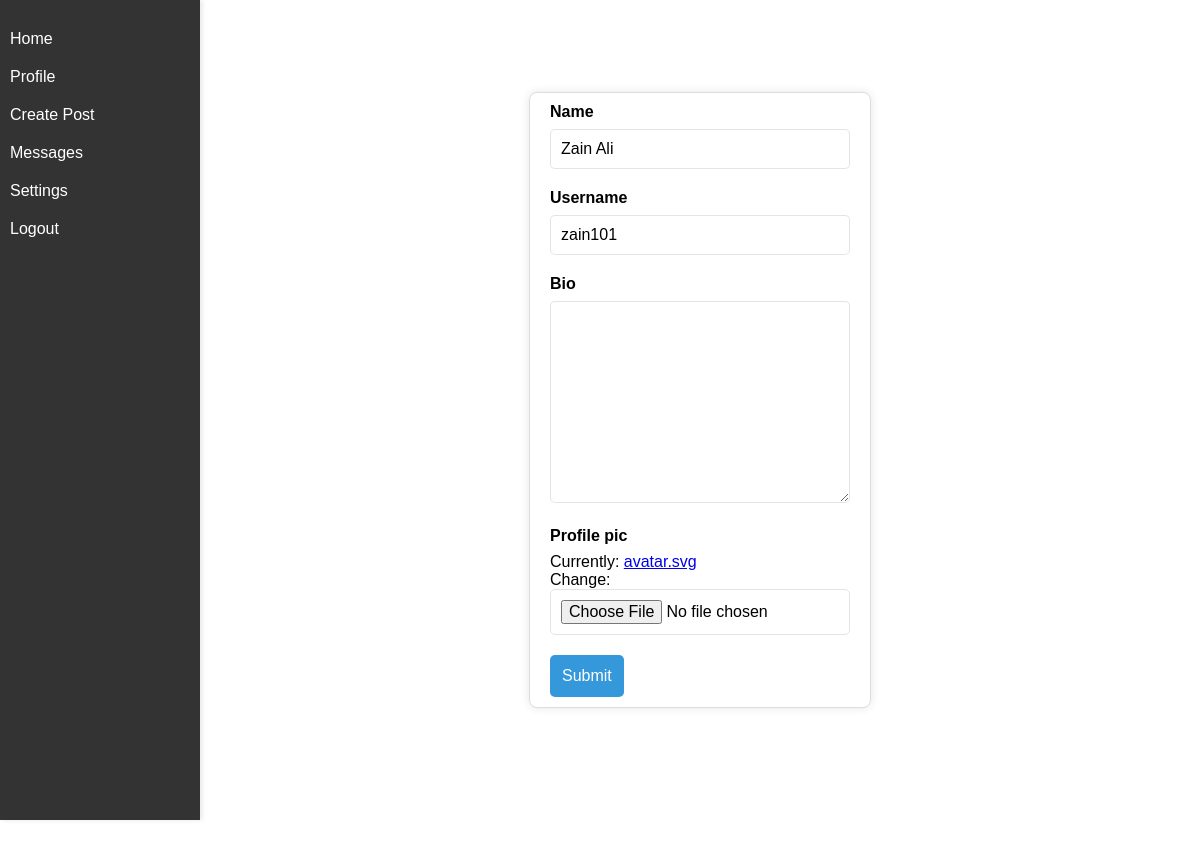
The app's page /edit-Profile/1/ (signed in), older data.
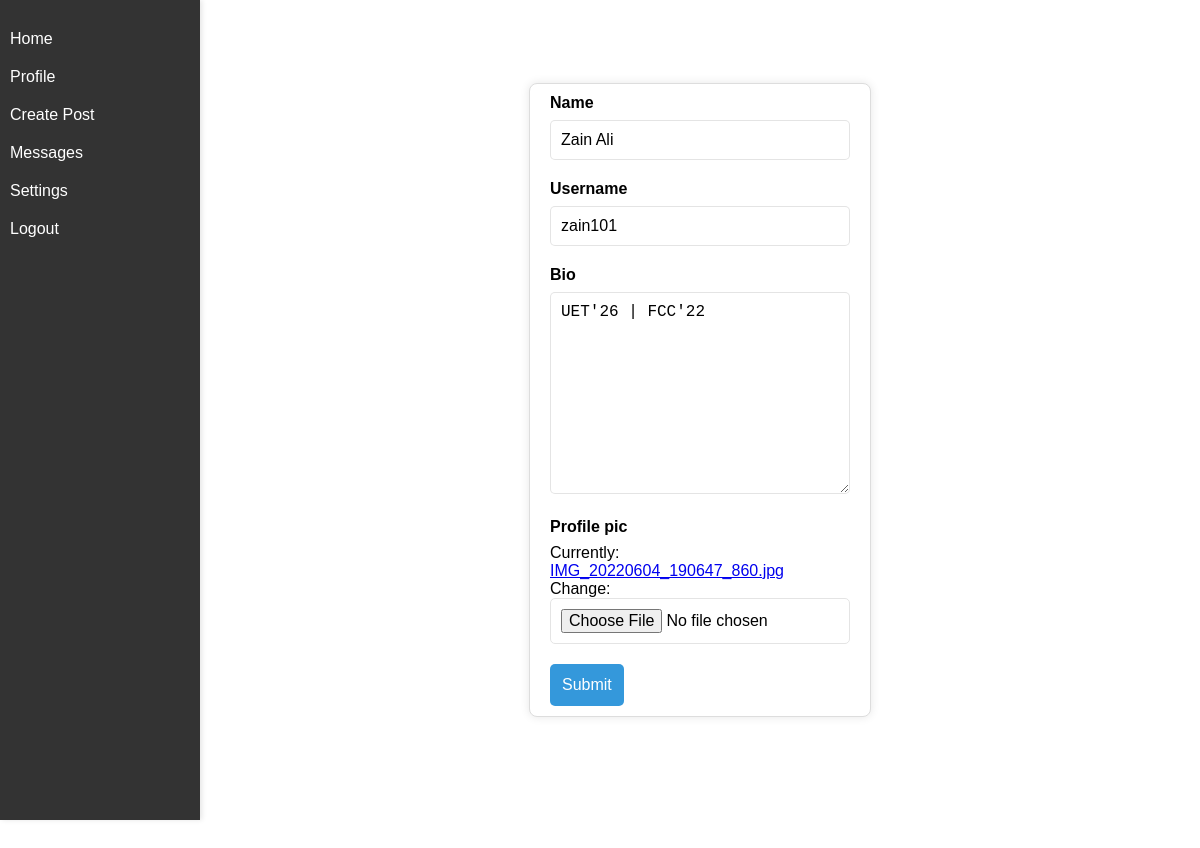
The same page, newer data.
### socialapp/models.py (models this page shows, shortened)
class User(AbstractUser):
    name = models.CharField(max_length=200, null=True)
    username = models.CharField(max_length=200, unique=True, null=True)
    email = models.EmailField(unique=True, null=True)
    bio = models.TextField(null=True, blank=True)
    address = models.CharField(max_length=200, null=True, blank=True)
    gender = models.ForeignKey('Gender',null=True ,on_delete=models.CASCADE)
    phone_number = models.IntegerField(null=True, blank=True)
    profile_pic = models.ImageField(null=True, default="avatar.svg")

### socialapp/views.py (the view)
# urls.py: path('edit-Profile/<str:pk>/', views.editProfile, name='edit-Profile'),
@login_required(login_url='login')
def editProfile(request, pk):
    user = request.user
    form = CustomUserProfile(instance=user)
    if request.method == 'POST':
        form = CustomUserProfile(request.POST, request.FILES, instance=user)
        if form.is_valid():
            form.save()
            return redirect('profile', pk=user.id)
    context = {'form': form}
    return render(request, 'socialapp/edit-user.html', context)

### socialapp/forms.py
class CustomUserProfile(ModelForm):
    class Meta:
        model = User
        fields = ['name', 'username', 'bio', 'profile_pic']

### socialapp/templates/socialapp/edit-user.html (shortened to what this page needs)
{% extends 'main.html' %}
{% block content %}
  <div class="form-container">
    <form action="" method="post" enctype="multipart/form-data">
      {% for field in form %}
        <div class="form__group">
          <label for="{{ field.id_for_label }}">{{ field.label }}</label>
          {{ field }}
        </div>
      {% endfor %}
      <input type="submit" value="Submit">
    </form>
  </div>
{% endblock content %}

### templates/main.html (shortened to what this page needs)
{% load static %}
<!DOCTYPE html>
<html lang="en">
<head>
  <link rel="stylesheet" href="{% static 'css/main.css' %}">
</head>
<body>
</body>
</html>
{% include "navbar.html" %}
  {% block content %}
  {% endblock content %}
</html>

### templates/navbar.html
{% load static %}
<div class="navbar">
  <a href="{% url 'home' %}">Home</a>
  {% if request.user.is_authenticated %}
  <a href="{% url 'profile' request.user.id %}">Profile</a>
  <a href="{% url 'create-Post' %}">Create Post</a>
  <a href="#">Messages</a>
  <a href="#">Settings</a>
  {% endif %}
  {% if request.user.is_authenticated %}
  <a href="{% url 'logout' %}">Logout</a>
  {% else %}
  <a href="{% url 'login' %}">Login</a>
  {% endif %}
</div>

### static/css/main.css (style rules this page uses)
* { margin: 0; padding: 0; }
body { margin: 0; font-family: Arial, sans-serif; display: flex; }
.navbar { width: 200px; background-color: #333; height: 100vh; color: white; padding-top: 20px; box-shadow: 2px 0 5px rgba(0, 0, 0, 0.1); }
.navbar a { text-decoration: none; color: white; padding: 10px; display: block; transition: background 0.3s; }
.form-container { max-width: 300px; margin: auto; padding: 10px 20px; background-color: #fff; border: 1px solid #ddd; border-radius: 8px; box-shadow: 0 0 10px rgba(0, 0, 0, 0.1); margin-top: 50vh; transform: translateY(-50%); }
.form__group { margin-bottom: 20px; }
.form__group label { display: block; margin-bottom: 8px; font-weight: bold; }
.form__group input, .form__group textarea, .form__group select { width: 100%; padding: 10px; font-size: 16px; border: 1px solid #ddddddc8; border-radius: 5px; box-sizing: border-box; }
input[type="submit"] { background-color: #3498db; color: #fff; padding: 12px; border: none; border-radius: 5px; cursor: pointer; font-size: 16px; transition: background-color 0.3s ease; }

Row changes from the older to the newer data that the page shows:
changed User "Zain Ali": bio (not shown) → "UET'26 | FCC'22"
Text that changed along with them:
text no longer shown: "Currently: avatar.svg Change:"
text now shown: "Currently: IMG_20220604_190647_860.jpg Change:"
